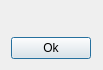
<?xml version="1.0" encoding="UTF-8"?>
<ui version="4.0">
 <class>Dialog</class>
 <widget class="QDialog" name="Dialog">
  <property name="geometry">
   <rect>
    <x>0</x>
    <y>0</y>
    <width>103</width>
    <height>70</height>
   </rect>
  </property>
  <property name="sizePolicy">
   <sizepolicy hsizetype="Expanding" vsizetype="Expanding">
    <horstretch>0</horstretch>
    <verstretch>0</verstretch>
   </sizepolicy>
  </property>
  <property name="minimumSize">
   <size>
    <width>0</width>
    <height>0</height>
   </size>
  </property>
  <property name="windowTitle">
   <string>Fehler</string>
  </property>
  <layout class="QVBoxLayout" name="verticalLayout">
   <property name="sizeConstraint">
    <enum>QLayout::SetDefaultConstraint</enum>
   </property>
   <item>
    <layout class="QVBoxLayout" name="verticalLayout_2">
     <item>
      <widget class="QLabel" name="message">
       <property name="text">
        <string/>
       </property>
       <property name="alignment">
        <set>Qt::AlignLeading|Qt::AlignLeft|Qt::AlignTop</set>
       </property>
       <property name="wordWrap">
        <bool>true</bool>
       </property>
      </widget>
     </item>
    </layout>
   </item>
   <item alignment="Qt::AlignHCenter">
    <widget class="QPushButton" name="ok">
     <property name="maximumSize">
      <size>
       <width>592</width>
       <height>16777215</height>
      </size>
     </property>
     <property name="text">
      <string>Ok</string>
     </property>
    </widget>
   </item>
  </layout>
 </widget>
 <resources/>
 <connections/>
</ui>
